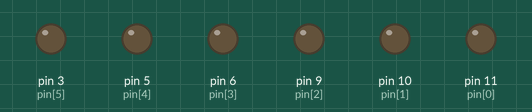
This sketch was run on a simulated Arduino Uno, built with avr-gcc and run on an emulated ATmega328P. On the bench: output pins drawn as LEDs (lit = HIGH).

Above: at 0.1 s.
At 4.6 s:
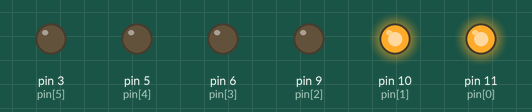
At 9.6 s:
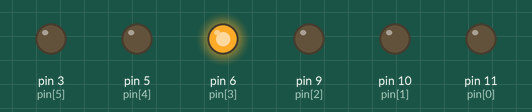
At 19.6 s:
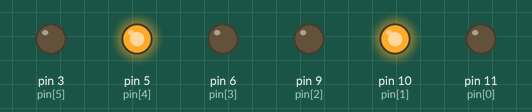
At 28.6 s:
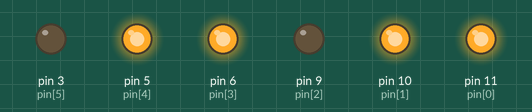
At 38.6 s:
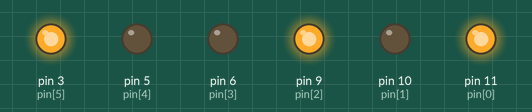
Timing chart, 0 to 40.0 s (numbered marks = the images above):
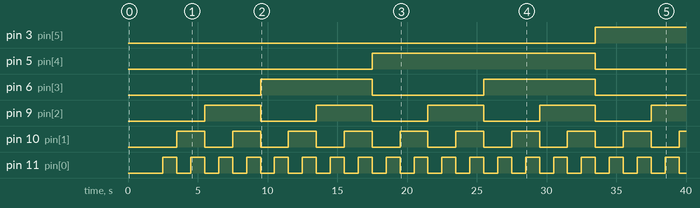

Measured:
- by itself, pin 3 (pin[5]): LOW → HIGH at 33.5 s
- by itself, pin 5 (pin[4]): LOW → HIGH at 17.5 s, → LOW 16.0 s later
- by itself, pin 6 (pin[3]): alternates HIGH for 8.0 s and LOW for 8.0 s
- by itself, pin 9 (pin[2]): alternates HIGH for 4.0 s and LOW for 4.0 s
- by itself, pin 10 (pin[1]): alternates HIGH for 2.0 s and LOW for 2.0 s
- by itself, pin 11 (pin[0]): alternates HIGH for 1.0 s and LOW for 1.0 s

The sketch:

Show_binary_6_bit.ino
```cpp
void showbin(const long long i, int bitt, int pin[])
{
  unsigned long long temp;

  temp = 1;

  bitt--;

  for (temp <<= bitt; temp != 0; temp >>= 1, bitt--)   {
    analogWrite(pin[bitt], ((temp & i) != 0) * 255);
  }


  return;
}
void setup() {
  int i;
  int pin[6] = {11, 10, 9, 6, 5, 3};
  for (i = 0; i < 6; i++)  {
    pinMode(pin[i], OUTPUT);
  }
  delay(1500);
  for (i = 0; i < 64; i++)  {
    showbin(i, 6, pin);
    delay(1000);
  }
  delay(15000);
  for (i = 0; i < 6; i++)  {
    analogWrite(pin[i], 0);
  }
}

void loop() {}
```
